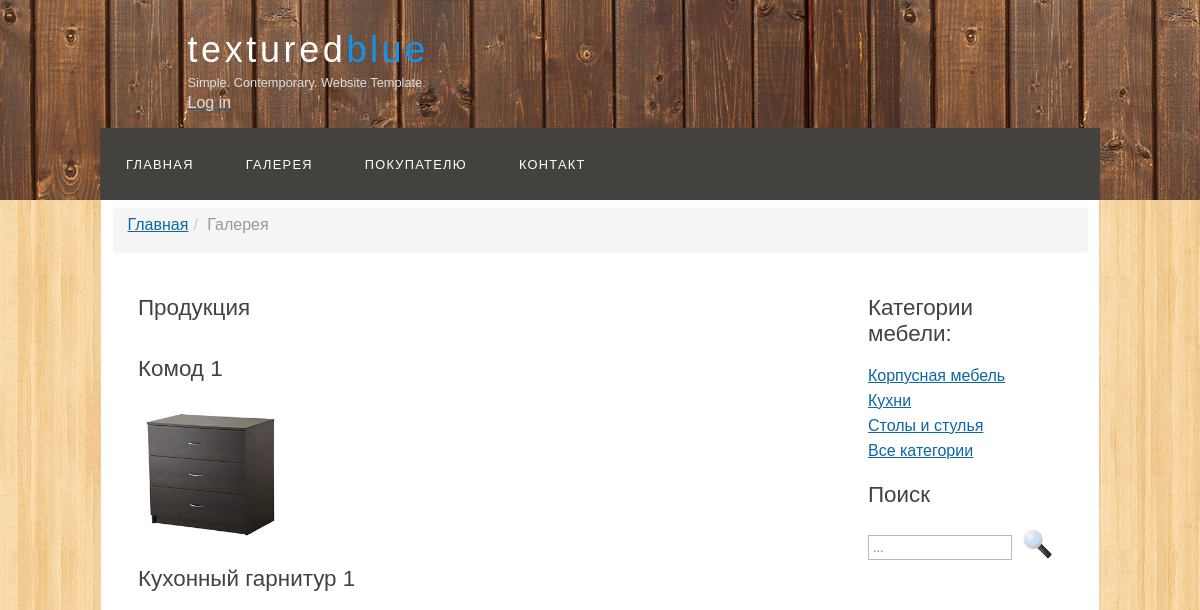
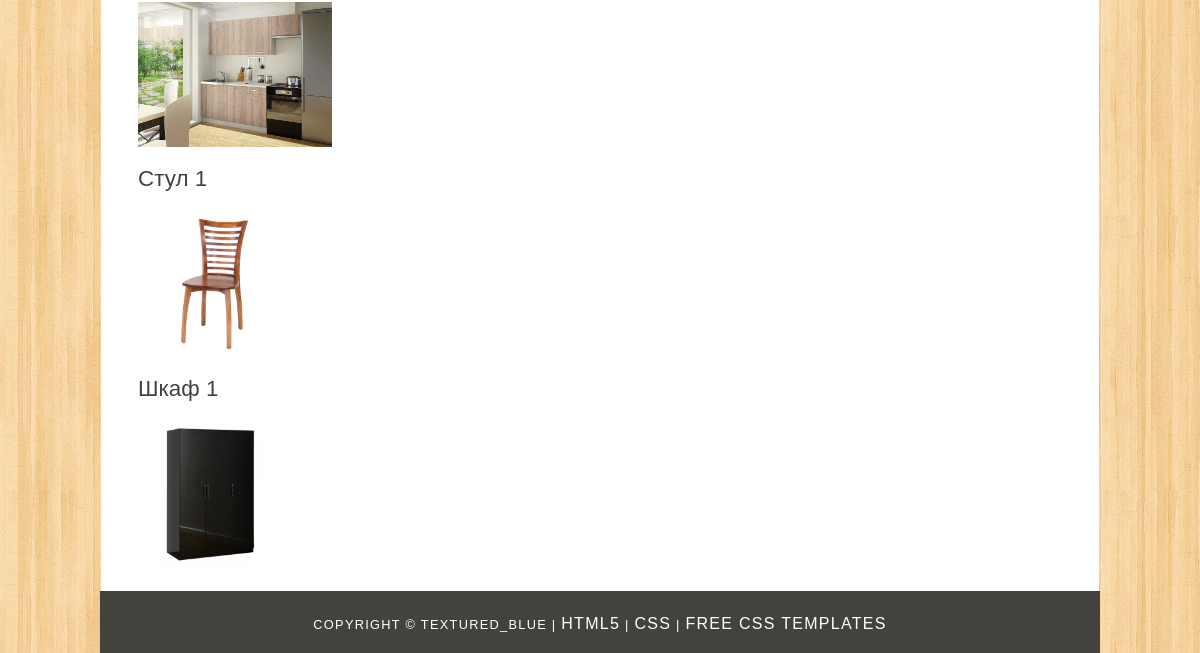
The app's page /index.php?page=3, older data (2 pictures, top to bottom).
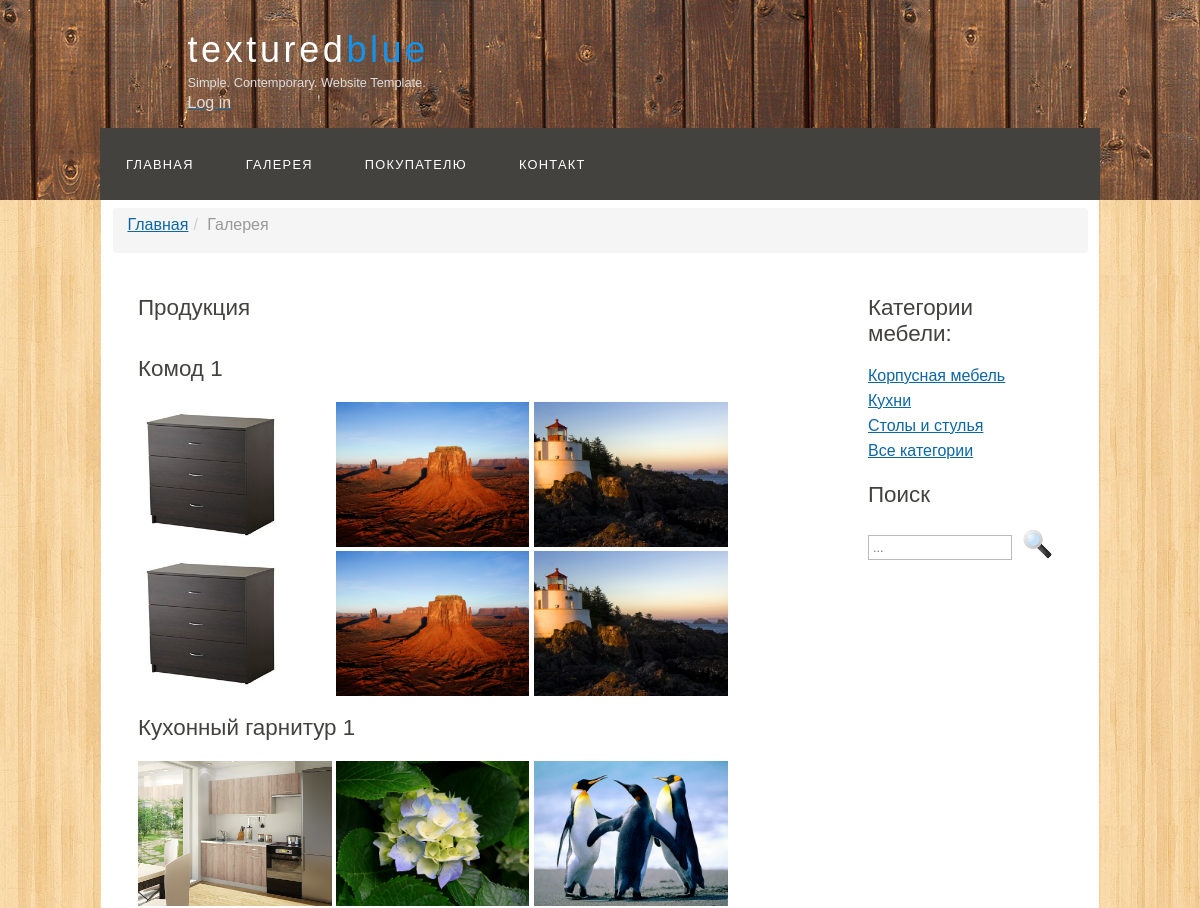
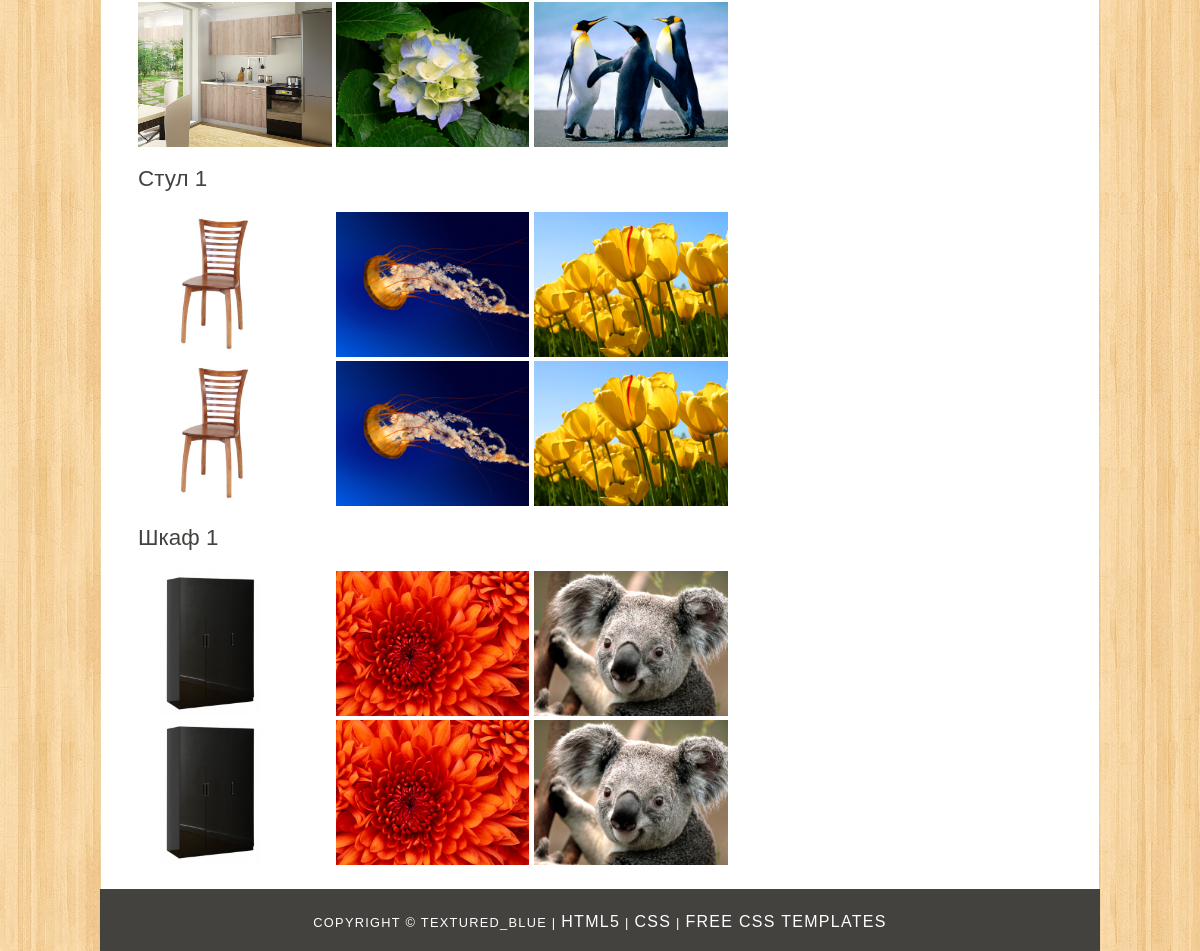
The same page, newer data (2 pictures, top to bottom).
### tables this page shows
CREATE TABLE `menu` (
  `menu_id` int(2) NOT NULL,
  `menu_name` varchar(25) NOT NULL,
  `file_name` varchar(25) NOT NULL,
  `menu_order` int(2) DEFAULT NULL
);

CREATE TABLE `categories` (
  `category_id` int(3) NOT NULL,
  `category_name` varchar(25) NOT NULL,
  `category_description` text NOT NULL
);

CREATE TABLE `items` (
  `item_id` int(4) NOT NULL,
  `item_name` varchar(50) NOT NULL,
  `category_id` int(3) NOT NULL,
  `item_descr` text NOT NULL
);

CREATE TABLE `example_images` (
  `image_id` int(4) NOT NULL,
  `image_name` varchar(100) NOT NULL,
  `item_id` int(4) NOT NULL
);

### index.php (called while the page is built, shortened)
<?php
require_once 'inc/db.php';
require_once 'views/templates/header.php';
require_once 'views/parsing.php';
require_once 'views/templates/footer.php';
?>

### inc/db.php (called while the page is built, shortened)
<?php
class db {
	private $conn;
	private $host;
	private $user;
	private $password;
	private $baseName;
    function __construct($params=array()) {
		$this->conn = false;
		$this->host = 'localhost';
		$this->user = 'root';
		$this->password = '';
		$this->baseName = 'furniture_shop';
	}
	function connect() {
		if (!$this->conn) {
			try {
				$this->conn = new PDO('mysql:host='.$this->host.';dbname='.$this->baseName.'', $this->user, $this->password, array(PDO::MYSQL_ATTR_INIT_COMMAND => 'SET NAMES utf8'));
			}
			catch (Exception $e) {
				die('Error : ' . $e->getMessage());
			}
		}
		return $this->conn;
	}
	function disconnect() {
		if ($this->conn) {
			$this->conn = null;
		}
	}
        function getAll($query){
            $result = $this->conn->prepare($query);
            $ret = $result->execute();
            $result->setFetchMode(PDO::FETCH_ASSOC);
            $response = $result->fetchAll();
            return $response;
        }
        function getOne($query){
            $result = $this->conn->prepare($query);
            $ret = $result->execute();
            $result->setFetchMode(PDO::FETCH_ASSOC);
            $response = $result->fetch();
            return $response;
        }
}
?>

### views/examples.php (the view)
<h1>Продукция</h1>
<?php
$sql = "SELECT * FROM `items` ORDER BY `items`.`item_name` ASC";
$rows = $db->getAll($sql);
foreach ($rows as $row) {
    $sqlG = 'SELECT * FROM `example_images` WHERE `item_id` = ' . $row['item_id'];
    $rowsG = $db->getAll($sqlG);
    $memberG = count($rowsG);
    if ($memberG > 0) {
        echo '<h3>' . $row['item_name'] . '</h3>';
        echo '<div class="row">';
        $pic = 0;
        foreach ($rowsG as $image) {
            $pic++;
            echo '<div style="width: 33.3%; display: inline-block;">';
            echo '<div class="fancyDemo">';
            echo '<a rel="group" title="" href="files/' . $image['image_name'] . '">'
            . '<img src="files/' . $image['image_name'] . '" alt=""class="img-responsive" style="height:145px;"/>'
            . '</a>';
            echo '</div>';
            echo '</div>';
            if ($pic == 3) {
                $pic = 0;
                echo '</div>';
                echo '<div class="row">';
            }
        }
        echo '</div>';
    }
}
?>

### views/templates/header.php (shortened to what this page needs)
<!DOCTYPE HTML>
<html>
    <head>
        <link rel="stylesheet" type="text/css" href="style/jquery.fancybox.css" media="screen" />
        <link href="style/style.css" rel="stylesheet" type="text/css"/>
    </head>
    <body>
        <div id="main">
            <div id="header">
                <div id="logo">
                    <div id="logo_text">
                        <h1><a href="index.php">textured<span class="logo_colour">blue</span></a></h1>
                        <h2>Simple. Contemporary. Website Template.</h2>
                        <a  href="admin/index.php"><h2>Log in</h2></a>
                    </div>
                </div>
                <div id="menubar">
                    <ul id="menu">
                        <?php
                        $db = new db();
                        $sql = "SELECT * FROM `menu` ORDER BY `menu`.`menu_order`";
                        $rows = $db->getAll($sql);
                        include 'views/navigation_menu.php';
                        ?>
                    </ul>
                </div>
                <ol class="breadcrumb">
                    <?php
                    $menu_link = '';
                    if (isset($_GET['page'])) {
                        $page = $_GET['page'];
                        $sql = "SELECT * FROM `menu` WHERE `menu_id` = $page";
                        $row = $db->getOne($sql);
                        $menu_link = MENUTITLE . '<li class="active">' . $row['menu_name'] . '</li>';
                    } else {
                        $menu_link = '<li class="active">Главная</li>';
                    }
                    echo $menu_link;
                    ?>
                </ol>
            </div>
            <div id="site_content">
                <div class="sidebar">
                    <h3>Категории мебели: </h3>
                    <?php
                    $sqlCat = "SELECT * FROM `categories` ORDER BY `categories`.`category_name`";
                    $rowsCat = $db->getAll($sqlCat);
                    $page = 2;
                    foreach ($rowsCat as $rowCat) {
                        echo '<li><a href="' . INDEX . '?page=' . $page . '&idCat=' . $rowCat['category_id'] . '">' . $rowCat['category_name'] . '</a></li>';
                    }
                    echo '<li><a href="' . INDEX . '?page=2">Все категории</a></li>';
                    ?>
                    <h3>Поиск</h3>
                    <form method="GET" role="search"">
                        <p>
                            <input class="search" type="text" name="search" placeholder="..." />
                            <input name="search" type="image" style="border: 0; margin: 0 0 -9px 5px;" src="style/search.png" alt="Search" title="Search" />
                        </p>
                    </form>
                </div>
                <div id="content">

### views/navigation_menu.php
<?php
$text = "";
foreach ($rows as $row) {
    if ($row['menu_id'] != 2) {
        if ($row['menu_order'] == "") {
            $text .= '<li><a href = "' . INDEX . '">' . $row['menu_name'] . '</a></li>';
        }
        else {
            $text .= '<li><a href = "' . INDEX . '?page=' . $row['menu_id'] . '">' . $row['menu_name'] . '</a></li>';
        }
    }
}
echo $text;
?>

### views/parsing.php
<?php
if (isset($_GET['page'])) {
    $page = $_GET['page'];
    $sql = "SELECT * FROM `menu` WHERE `menu_id` = $page";
} else {
    $sql = "SELECT * FROM `menu` WHERE `menu_order` IS NULL";
}
$db = new db();
$row = $db->getOne($sql);
$file_page = $row['file_name'];
if (file_exists('views/' . $file_page) && $row['file_name'] != "") {
    include ('views/' . $file_page);
} else {
    echo '<h3 style="margin-left:20px">File ' . $file_page . ' doesn\'t exist.</h3>';
}
?>

### views/templates/footer.php
</div>
</div>
<div id="footer">
    Copyright &copy; textured_blue | <a href="http://validator.w3.org/check?uri=referer">HTML5</a> | <a href="http://jigsaw.w3.org/css-validator/check/referer">CSS</a> | <a href="http://www.html5webtemplates.co.uk">Free CSS Templates</a>
</div>
</div>
</body>
</html>

### style/style.css (style rules this page uses)
html { position: relative; min-height: 100%; }
* { margin: 0; padding: 0; }
body { font: normal .80em 'trebuchet ms', arial, sans-serif; background: #F0EFE2 url(background.png) repeat; color: #777; }
p { padding: 0 0 20px 0; line-height: 1.7em; }
img { border: 0; }
h1, h2, h3, h4, h5, h6 { font: normal 175% 'century gothic', arial, sans-serif; color: #43423F; margin: 0 0 15px 0; padding: 15px 0 5px 0; }
h2 { font: normal 175% 'century gothic', arial, sans-serif; color: #43423F; }
a, a:hover { font: normal 16px 'century gothic', arial, sans-serif; outline: none; text-decoration: underline; color: #0D66A5; }
ul { margin: 2px 0 22px 17px; }
ul li { list-style-type: circle; margin: 0 0 6px 0; padding: 0 0 4px 5px; }
ol { margin: 8px 0 22px 20px; }
ol li { font: normal 16px 'century gothic', arial, sans-serif; margin: 0 0 11px 0; }
#main, #logo, #menubar, #site_content, #footer { margin-left: auto; margin-right: auto; z-index: 99; }
#header { background: #1D1D1D url(header.png) repeat; width: 100%; height: 200px; position: fixed; }
#logo { width: 825px; position: relative; height: 128px; }
#logo #logo_text { position: absolute; top: 5px; left: 0; }
#logo h1, #logo h2 { font: normal 300% 'century gothic', arial, sans-serif; border-bottom: 0; text-transform: none; margin: 0; }
#logo_text h1, #logo_text h1 a, #logo_text h1 a:hover { padding: 22px 0 0 0; color: #FFF; letter-spacing: 0.1em; text-decoration: none; }
#logo_text h1 a .logo_colour { color: #1293EE; }
#logo_text h2 { font-size: 100%; padding: 4px 0 0 0; color: #DDD; }
#menubar { width: 1000px; height: 72px; padding: 0; background: #43423F; }
ul#menu, ul#menu li { float: left; margin: 0; padding: 0; }
ul#menu li { list-style: none; }
ul#menu li a { letter-spacing: 0.1em; font: normal 100% arial, sans-serif; display: block; float: left; height: 37px; padding: 29px 26px 6px 26px; text-align: center; color: #FFF; text-transform: uppercase; text-decoration: none; background: transparent; }
#site_content { width: 937px; overflow: hidden; margin: 0 auto 0 auto; padding: 200px 24px 20px 37px; background: #FFF; }
.sidebar { float: right; width: 190px; padding: 0 75px 20px 15px; margin: 80px 10px 10px 715px; position: fixed; }
.sidebar li { list-style: none; padding: 0 0 7px 0; }
.sidebar li a, .sidebar li a:hover { padding: 0; display: block; }
#content { text-align: left; width: 595px; min-height: 295px; margin-top: 80px; }
#footer { width: 1000px; font: normal 100% 'lucida sans unicode', arial, sans-serif; height: 33px; padding: 24px 0 5px 0; text-align: center; background: #43423F; color: #FFF; text-transform: uppercase; letter-spacing: 0.1em; }
#footer a { color: #FFF; text-decoration: none; }
.search { color: #5D5D5D; border: 1px solid #BBB; width: 134px; padding: 4px; font: 100% arial, sans-serif; }
.breadcrumb { width: 945px; padding: 8px 15px; margin-left: auto; margin-right: auto; margin-bottom: 20px; list-style: none; background-color: #f5f5f5; border-radius: 4px; }
.breadcrumb > li { display: inline-block; }
.breadcrumb > li + li:before { padding: 0 5px; color: #ccc; content: "/\00a0"; }
.breadcrumb > .active { color: #999; }
h1 a, h1 a:hover { font: normal 36px 'century gothic', arial, sans-serif; }

Row changes from the older to the newer data that the page shows:
added example_images: image_name (picture), shown under items "Комод 1"
added example_images: image_name (picture), shown under items "Комод 1"
added example_images: image_name (picture), shown under items "Комод 1"
added example_images: image_name (picture), shown under items "Комод 1"
added example_images: image_name (picture), shown under items "Комод 1"
added example_images: image_name (picture), shown under items "Кухонный гарнитур 1"
added example_images: image_name (picture), shown under items "Кухонный гарнитур 1"
added example_images: image_name (picture), shown under items "Кухонный гарнитур 1"
added example_images: image_name (picture), shown under items "Кухонный гарнитур 1"
added example_images: image_name (picture), shown under items "Кухонный гарнитур 1"
added example_images: image_name (picture), shown under items "Стул 1"
added example_images: image_name (picture), shown under items "Стул 1"
added example_images: image_name (picture), shown under items "Стул 1"
added example_images: image_name (picture), shown under items "Стул 1"
added example_images: image_name (picture), shown under items "Стул 1"
added example_images: image_name (picture), shown under items "Шкаф 1"
added example_images: image_name (picture), shown under items "Шкаф 1"
added example_images: image_name (picture), shown under items "Шкаф 1"
added example_images: image_name (picture), shown under items "Шкаф 1"
added example_images: image_name (picture), shown under items "Шкаф 1"
